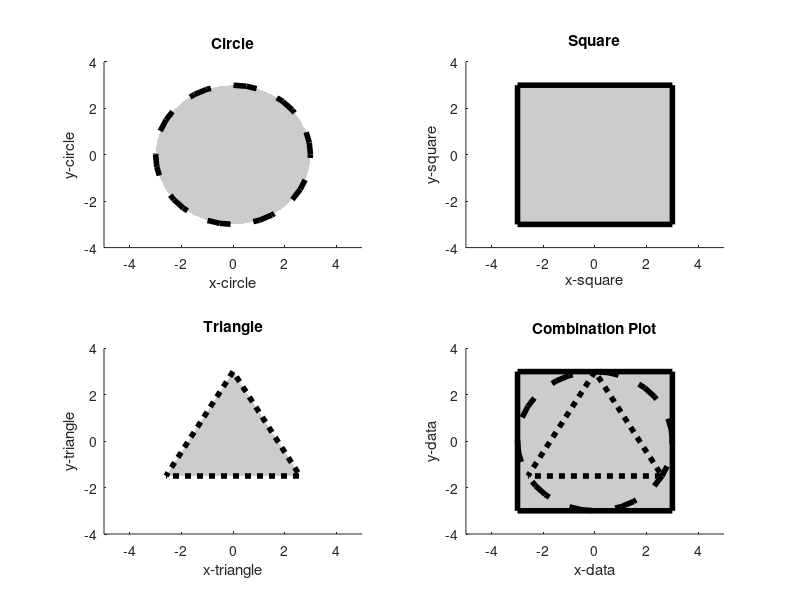

Write the MATLAB code that produced this figure.
clc
clear
fprintf('Name and Date:         Jeremy Stark 03/06/2019\n');
fprintf('Course and Section:    ENGR297 and class # 22749\n');
fprintf('Problem:               Matlab Homework 6 Problem 2\n');
fprintf('Statement:             Producing graphs of shapes with different properties.\n');
fprintf('\n');

x_square = [-3 3 3 -3 -3];
y_square = [-3 -3 3 3 -3];

x_circle = 3*cos([0:10:360]*pi/180);
y_circle = 3*sin([0:10:360]*pi/180);

x_triangle = 3*cos ([90 210 330 90]*pi/180);
y_triangle = 3*sin ([90 210 330 90]*pi/180);

% Circle Plot %
subplot(2, 2, 1);
title('Circle');
xlabel('x-circle');
ylabel('y-circle');
xlim([-5 5]);
ylim([-4 4]);
hold on
fill(x_circle, y_circle, [0.8 0.8 0.8], 'EdgeColor', 'none');
plot(x_circle, y_circle, 'k--', 'linewidth', 4);
hold off

% Square Plot %
subplot(2, 2, 2);
title('Square');
xlabel('x-square');
ylabel('y-square');
xlim([-5 5]);
ylim([-4 4]);
hold on
fill(x_square, y_square, [0.8 0.8 0.8], 'EdgeColor', 'none');
plot(x_square, y_square, 'k', 'linewidth', 4);
hold off

% Triangle Plot %
subplot(2, 2, 3);
title('Triangle');
xlabel('x-triangle');
ylabel('y-triangle');
xlim([-5 5]);
ylim([-4 4]);
hold on
fill(x_triangle, y_triangle, [0.8 0.8 0.8], 'EdgeColor', 'none');
plot(x_triangle, y_triangle, 'k:', 'linewidth', 4);
hold off

% Combination Plot %
subplot(2, 2, 4);
title('Combination Plot');
xlabel('x-data');
ylabel('y-data');
xlim([-5 5]);
ylim([-4 4]);
hold on
fill(x_square, y_square, [0.8 0.8 0.8], 'EdgeColor', 'none');
plot(x_circle, y_circle, 'k--', 'linewidth', 4);
plot(x_square, y_square, 'k', 'linewidth', 4);
plot(x_triangle, y_triangle, 'k:', 'linewidth', 4);
hold off
